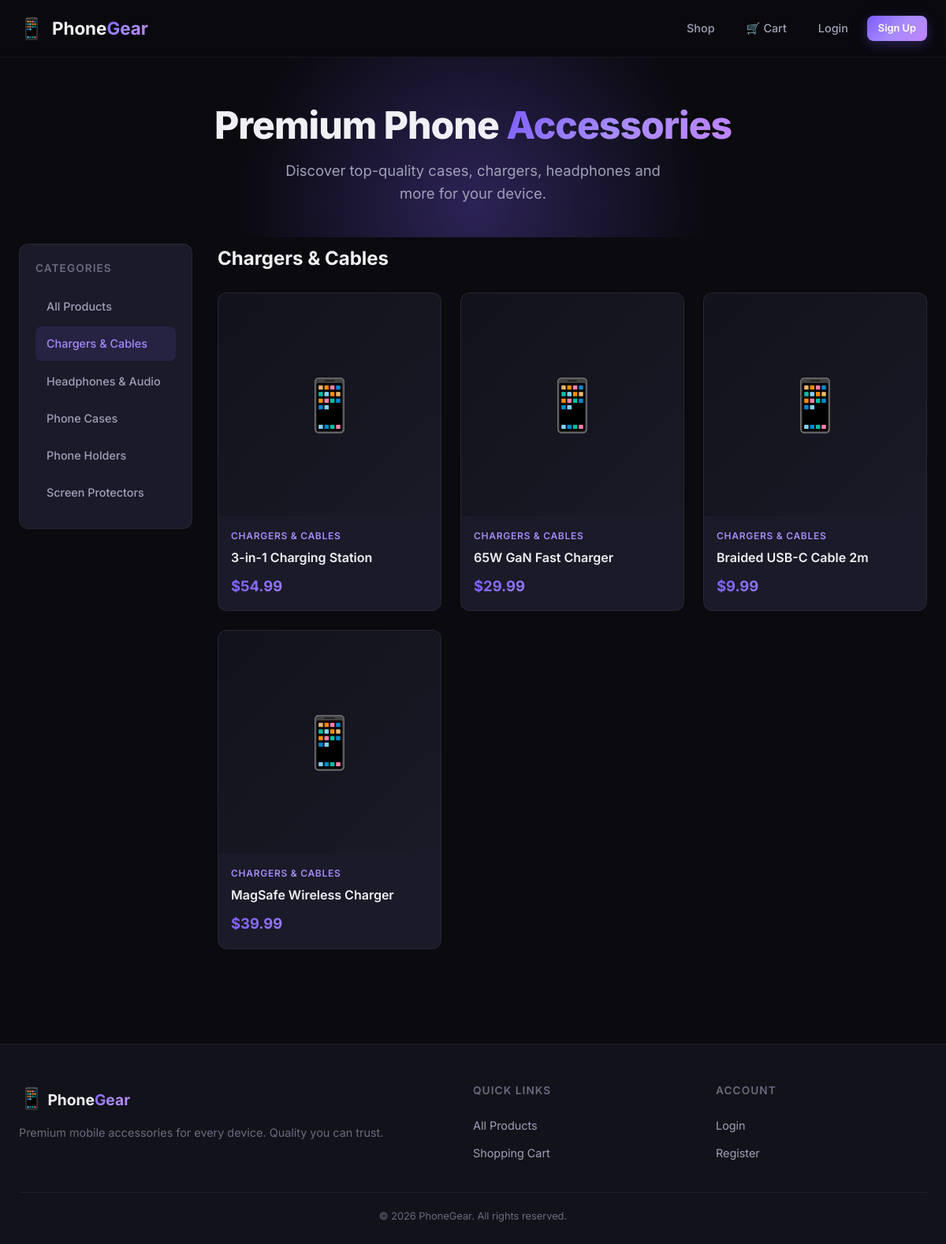
Page /category/chargers-cables/ on the committed database.
### shop/models.py (models this page shows, shortened)
class Category(models.Model):
    name = models.CharField(max_length=200)
    slug = models.SlugField(max_length=200, unique=True)
    class Meta:
        ordering = ('name',)
        verbose_name = 'category'
        verbose_name_plural = 'categories'

class Product(models.Model):
    category = models.ForeignKey(Category, related_name='products', on_delete=models.CASCADE)
    name = models.CharField(max_length=200)
    slug = models.SlugField(max_length=200, unique=True)
    image = models.ImageField(upload_to='products/%Y/%m/%d', blank=True, null=True)
    description = models.TextField(blank=True)
    price = models.DecimalField(max_digits=10, decimal_places=2)
    stock = models.PositiveIntegerField(default=0)
    available = models.BooleanField(default=True)
    created = models.DateTimeField(auto_now_add=True)
    updated = models.DateTimeField(auto_now=True)
    class Meta:
        ordering = ('name',)
    def get_absolute_url(self):
        return reverse('shop:product_detail', args=[self.id, self.slug])

### shop/views.py (the view)
# urls.py: path('', views.product_list, name='product_list'),
def product_list(request, category_slug=None):
    category = None
    categories = Category.objects.all()
    products = Product.objects.filter(available=True)
    if category_slug:
        category = get_object_or_404(Category, slug=category_slug)
        products = products.filter(category=category)
    return render(request, 'shop/product_list.html', {
        'category': category,
        'categories': categories,
        'products': products,
    })

### shop/cart.py (called while the page is built)
    def __len__(self):
        return sum(item['quantity'] for item in self.cart.values())

### shop/context_processors.py (called while the page is built)
def cart_context(request):
    return {'cart': Cart(request)}

### shop/templates/shop/product_list.html (shortened to what this page needs)
{% extends "base.html" %}
{% load static %}
{% block content %}
<section class="hero-section">
    <div class="container">
        <div class="hero-content">
            <h1 class="hero-title">Premium Phone <span class="gradient-text">Accessories</span></h1>
            <p class="hero-subtitle">Discover top-quality cases, chargers, headphones and more for your device.</p>
        </div>
    </div>
</section>
<div class="container shop-layout">
    <aside class="sidebar">
        <div class="sidebar-card">
            <h3 class="sidebar-title">Categories</h3>
            <a href="{% url 'shop:product_list' %}"
               class="category-link {% if not category %}active{% endif %}">
                All Products
            </a>
            {% for c in categories %}
            <a href="{% url 'shop:product_list_by_category' c.slug %}"
               class="category-link {% if category.slug == c.slug %}active{% endif %}">
                {{ c.name }}
            </a>
            {% endfor %}
        </div>
    </aside>
    <section class="products-section">
        {% if category %}
            <h2 class="section-title">{{ category.name }}</h2>
        {% else %}
            <h2 class="section-title">All Products</h2>
        {% endif %}
        {% if products %}
        <div class="product-grid">
            {% for product in products %}
            <a href="{{ product.get_absolute_url }}" class="product-card">
                <div class="product-image-wrap">
                    {% if product.image %}
                        <img src="{{ product.image.url }}" alt="{{ product.name }}" class="product-image">
                    {% else %}
                        <div class="product-image-placeholder">
                            <span>📱</span>
                        </div>
                    {% endif %}
                </div>
                <div class="product-info">
                    <span class="product-category">{{ product.category.name }}</span>
                    <h3 class="product-name">{{ product.name }}</h3>
                    <span class="product-price">${{ product.price }}</span>
                </div>
            </a>
            {% endfor %}
        </div>
        {% else %}
        <div class="empty-state">
            <span class="empty-icon">📦</span>
            <h3>No products found</h3>
            <p>Check back soon for new arrivals!</p>
        </div>
        {% endif %}
    </section>
</div>
{% endblock %}

### static/css/style.css (style rules this page uses)
:root { --bg-primary: #0a0a0f; --bg-secondary: #12121a; --bg-card: #1a1a28; --bg-card-hover: #22223a; --bg-glass: rgba(26, 26, 40, 0.7); --text-primary: #f0f0f5; --text-secondary: #a0a0b8; --text-muted: #6b6b80; --accent-primary: #7c5cfc; --accent-secondary: #a78bfa; --accent-gradient: linear-gradient(135deg, #7c5cfc, #a78bfa, #c084fc); --accent-glow: rgba(124, 92, 252, 0.3); --success: #34d399; --warning: #fbbf24; --danger: #f87171; --border-color: rgba(160, 160, 184, 0.1); --border-hover: rgba(160, 160, 184, 0.2); --radius-sm: 8px; --radius-md: 12px; --radius-lg: 16px; --radius-xl: 24px; --shadow-sm: 0 2px 8px rgba(0, 0, 0, 0.3); --shadow-md: 0 4px 24px rgba(0, 0, 0, 0.4); --shadow-lg: 0 8px 48px rgba(0, 0, 0, 0.5); --shadow-glow: 0 0 40px rgba(124, 92, 252, 0.15); --transition: all 0.3s cubic-bezier(0.4, 0, 0.2, 1); --transition-fast: all 0.15s ease; }
*, *::before, *::after { margin: 0; padding: 0; box-sizing: border-box; }
html { scroll-behavior: smooth; }
body { font-family: 'Inter', -apple-system, BlinkMacSystemFont, sans-serif; background-color: var(--bg-primary); color: var(--text-primary); line-height: 1.6; min-height: 100vh; -webkit-font-smoothing: antialiased; }
a { text-decoration: none; color: inherit; }
.container { max-width: 1200px; margin: 0 auto; padding: 0 24px; }
.hero-section { padding: 60px 0 40px; text-align: center; position: relative; overflow: hidden; }
.hero-section::before { content: ''; position: absolute; top: -50%; left: 50%; transform: translateX(-50%); width: 600px; height: 600px; background: radial-gradient(circle, var(--accent-glow) 0%, transparent 70%); pointer-events: none; }
.hero-content { position: relative; z-index: 1; }
.hero-title { font-size: 3rem; font-weight: 800; line-height: 1.1; margin-bottom: 16px; letter-spacing: -0.02em; }
.gradient-text { background: var(--accent-gradient); -webkit-background-clip: text; -webkit-text-fill-color: transparent; background-clip: text; }
.hero-subtitle { font-size: 1.15rem; color: var(--text-secondary); max-width: 500px; margin: 0 auto; }
.shop-layout { display: grid; grid-template-columns: 220px 1fr; gap: 32px; padding-top: 8px; }
.sidebar-card { background: var(--bg-card); border-radius: var(--radius-md); padding: 20px; border: 1px solid var(--border-color); position: sticky; top: 100px; }
.sidebar-title { font-size: 0.85rem; text-transform: uppercase; letter-spacing: 0.08em; color: var(--text-muted); margin-bottom: 16px; font-weight: 600; }
.category-link { display: block; padding: 10px 14px; border-radius: var(--radius-sm); color: var(--text-secondary); font-size: 0.9rem; font-weight: 500; transition: var(--transition); margin-bottom: 4px; }
.category-link.active { background: rgba(124, 92, 252, 0.12); color: var(--accent-secondary); }
.section-title { font-size: 1.5rem; font-weight: 700; margin-bottom: 24px; }
.product-grid { display: grid; grid-template-columns: repeat(auto-fill, minmax(240px, 1fr)); gap: 24px; }
.product-card { background: var(--bg-card); border-radius: var(--radius-md); overflow: hidden; border: 1px solid var(--border-color); transition: var(--transition); display: flex; flex-direction: column; }
.product-image-wrap { position: relative; aspect-ratio: 1; overflow: hidden; background: var(--bg-secondary); }
.product-image-placeholder { width: 100%; height: 100%; display: flex; align-items: center; justify-content: center; font-size: 4rem; background: linear-gradient(135deg, var(--bg-secondary), var(--bg-card)); }
.product-info { padding: 16px; flex: 1; display: flex; flex-direction: column; }
.product-category { font-size: 0.75rem; text-transform: uppercase; letter-spacing: 0.06em; color: var(--accent-secondary); font-weight: 600; margin-bottom: 6px; }
.product-name { font-size: 1rem; font-weight: 600; margin-bottom: 8px; flex: 1; }
.product-price { font-size: 1.15rem; font-weight: 700; background: var(--accent-gradient); -webkit-background-clip: text; -webkit-text-fill-color: transparent; background-clip: text; }

### rows in the picture
Category: name "Chargers & Cables"
Category: name "Headphones & Audio"
Category: name "Phone Cases"
Category: name "Phone Holders"
Category: name "Screen Protectors"
Product: category.name "CHARGERS & CABLES", name "3-in-1 Charging Station", price "54.99"
Product: category.name "CHARGERS & CABLES", name "65W GaN Fast Charger", price "29.99"
Product: category.name "CHARGERS & CABLES", name "Braided USB-C Cable 2m", price "9.99"
Product: category.name "CHARGERS & CABLES", name "MagSafe Wireless Charger", price "39.99"
